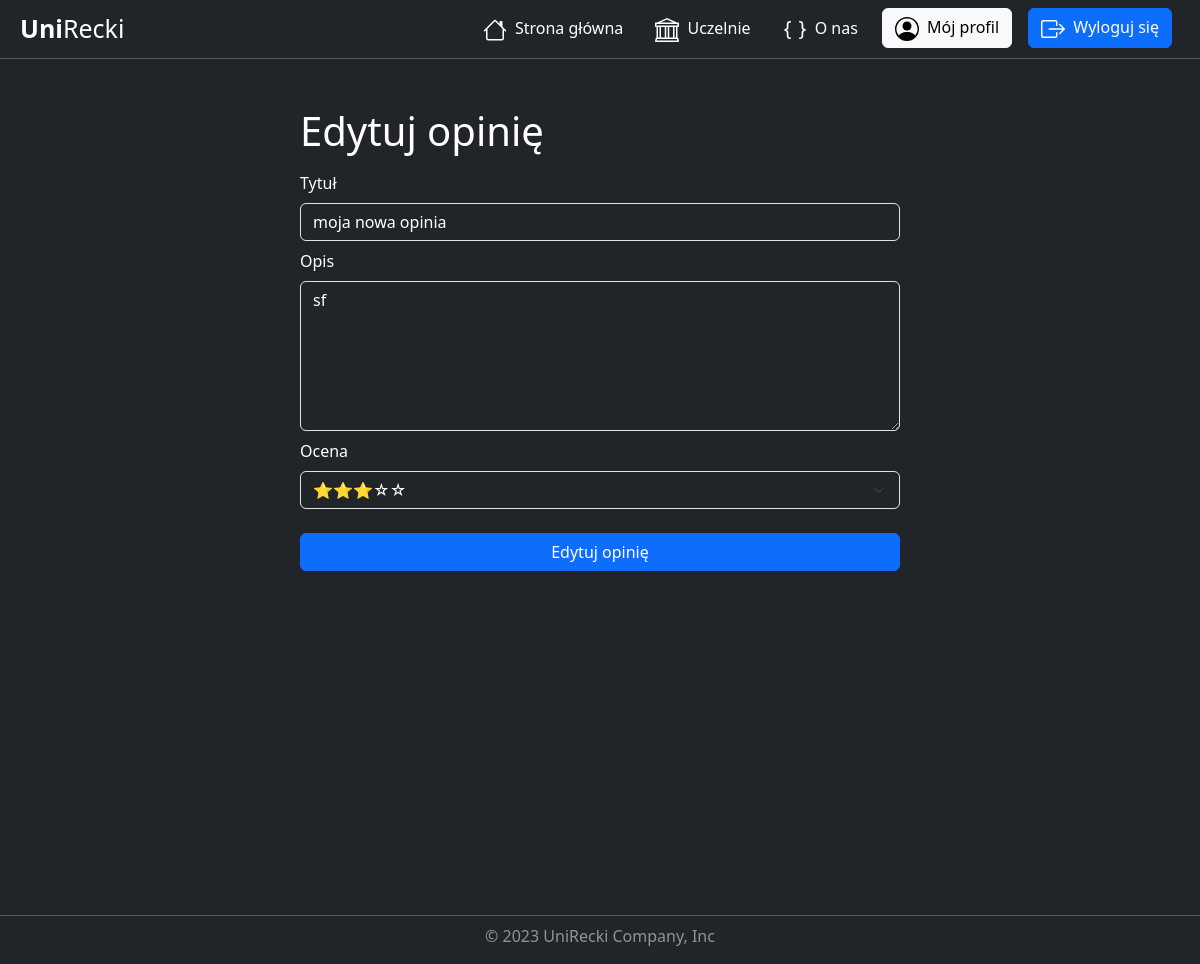
/university/review/edit/25/ (signed in), run on the app's committed database.
### universities/models.py (models this page shows, shortened)
class Review(models.Model):
    title = models.CharField( max_length=150)
    description = models.CharField( max_length=3000)
    rating = models.IntegerField(validators=[
            MaxValueValidator(5),
            MinValueValidator(1)
        ])
    add_date = models.DateTimeField(default=timezone.now, blank=True)
    university = models.ForeignKey(University, on_delete=models.CASCADE)
    user = models.ForeignKey(User, on_delete=models.CASCADE)
    users_like = models.ManyToManyField(User, related_name='images_liked', blank=True)
    active = models.BooleanField(default=True)
    class Meta:
        verbose_name = 'Review'
        verbose_name_plural = 'Reviews'

### universities/views.py (the view, shortened to what this page needs)
# urls.py: path('review/edit/<int:pk>/', login_required(views.ReviewUpdateView.as_view()), name='review_update'),
class ReviewUpdateView(UpdateView):
    model = Review
    template_name = 'universities/review_update.html'
    fields = ['title', 'description', 'rating']
    def get_queryset(self):
        queryset = super().get_queryset()
        return queryset.filter(user=self.request.user)

### universities/templates/universities/review_update.html (shortened to what this page needs)
{% extends "base.html" %}
{% load static %}
{% block css %}
    <link rel="stylesheet" href="{% static "universities/review_create.css" %}">
{% endblock css %}
{% block content %}
    <div class="container mt-5">
        <div class="row">
            <h1 class="p-0">Edytuj opinię</h1>
        </div>
        <form method="post">
            <div class="row mt-2">
                <label for="id_title" class="form-label p-0">Tytuł</label>
                <input type="text"
                       id="id_title"
                       name="title"
                       value="{{ review.title }}"
                       class="form-control text-bg-dark"
                       placeholder="Tytuł"
                       required
                       maxlength="150" />
            </div>
            <div class="row mt-2">
                <label for="id_description" class="form-label p-0">Opis</label>
                <textarea type="text"
                          id="id_description"
                          name="description"
                          class="form-control text-bg-dark text-area"
                          placeholder="Opis"
                          required
                          maxlength="3000">{{ review.description }}</textarea>
            </div>
            <div class="row mt-2">
                <label for="id_rating" class="form-label p-0">Ocena</label>
                <select class="form-select text-bg-dark"
                        id="id_rating"
                        aria-label="Wybierz ocenę"
                        name="rating"
                        required>
                    <option {% if review.rating == 3 %}selected{% endif %} value="3">⭐⭐⭐☆☆</option>
                </select>
            </div>
            <div class="row mt-4 d-flex justify-content-center align-items-center">
                <input class="btn btn-primary" type="submit" value="Edytuj opinię">
            </div>
        </form>
    </div>
{% endblock content %}

### static/styles.css (style rules this page uses)
body { color: white; }
h1 { color: white; }

### universities/static/universities/review_create.css (style rules this page uses)
.container { width: 90%; }
@media only screen and (min-width: 720px) { .container { width: 50%; } }
.text-area { height: 150px; }

### data on the page
Review: title "moja nowa opinia", description "sf", rating "⭐⭐⭐☆☆"
